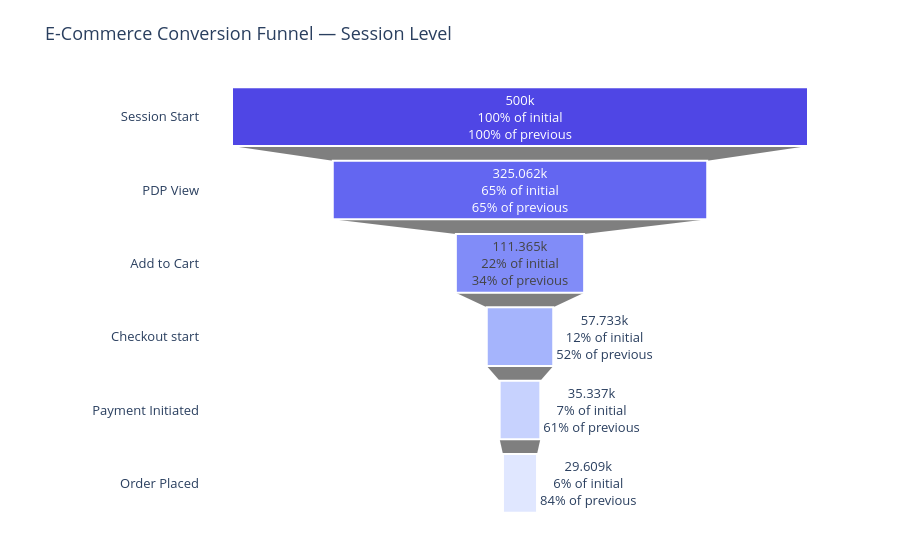

The code cell stored with this chart in its notebook:
### Code cell
# Clean funnel waterfall chart using Plotly

fig = go.Figure(go.Funnel(
    name='Conversion Funnel',
    y=funnel_df['Stage'].tolist(),
    x=funnel_df['Sessions'].tolist(),
    textinfo='value+percent initial+percent previous',
    marker=dict(
        color=['#4F46E5', '#6366F1', '#818CF8', '#A5B4FC', '#C7D2FE', '#E0E7FF', '#F0F4FF'],
        line=dict(width=2, color='white')
    )
))

fig.update_layout(
    title='E-Commerce Conversion Funnel — Session Level',
    title_font_size=18,
    font=dict(size=13),
    plot_bgcolor='white',
    paper_bgcolor='white',
    margin=dict(l=200, r=60, t=80, b=40)
)

fig.write_html('funnel_chart.html')   # Save for GitHub
fig.show()

### Figure 1 — Plotly figure (JSON) as saved in the notebook; plotly's stock layout.template omitted (floating-point values rounded to 4 significant figures)
{"data": [{"marker": {"color": ["#4F46E5", "#6366F1", "#818CF8", "#A5B4FC", "#C7D2FE", "#E0E7FF", "#F0F4FF"], "line": {"color": "white", "width": 2}}, "name": "Conversion Funnel", "textinfo": "value+percent initial+percent previous", "type": "funnel", "x": [500000, 325062, 111365, 57733, 35337, 29609], "y": ["Session Start", "PDP View", "Add to Cart", "Checkout start", "Payment Initiated", "Order Placed"]}], "layout": {"autosize": true, "font": {"size": 13}, "margin": {"b": 40, "l": 200, "r": 60, "t": 80}, "paper_bgcolor": "white", "plot_bgcolor": "white", "title": {"font": {"size": 18}, "text": "E-Commerce Conversion Funnel — Session Level"}, "xaxis": {"autorange": true, "range": [-277800.0, 277800.0], "type": "linear"}, "yaxis": {"autorange": true, "range": [5.5, -0.5], "type": "category"}}}
